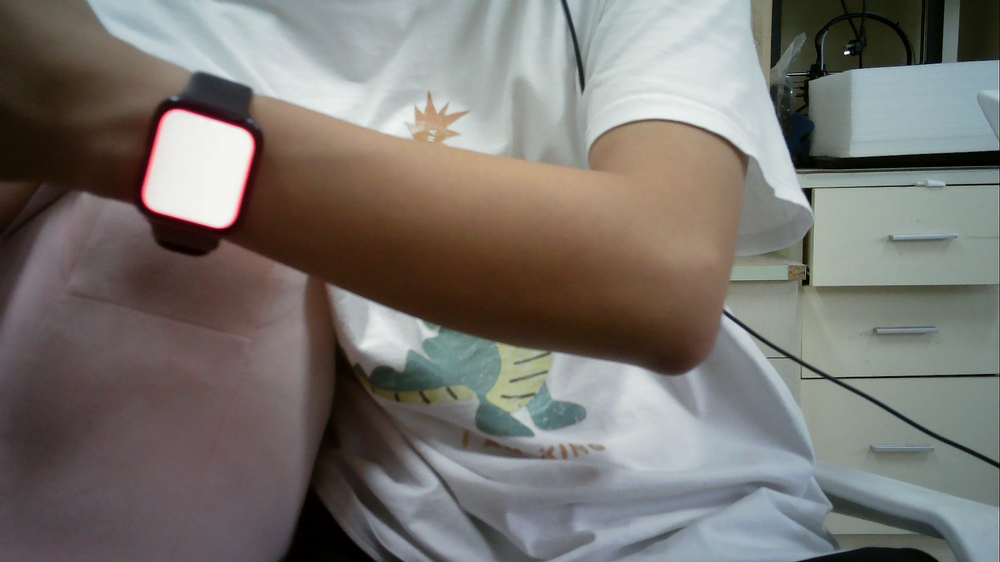
#> input picture demo.png, 1000 x 562 px, shrunk from 1920 x 1080 before the run
$ jupyter execute picProcress.ipynb
#> lines starting #> are read from the running program, lines starting #| are printed output that depends on the picture; after the words box and inside, x2 and y2 are one past the last pixel; in counts of white or black regions, pixels touching at a corner belong together
[cell 1]
import cv2 as cv
import matplotlib.pyplot as plt
import numpy as np

[cell 2]
# 读取图片
img = cv.imread("./demo.png")
#> img is the input picture: shape (562, 1000, 3); mean B, G, R 112.4, 116.9, 120.9
img = cv.cvtColor(img,cv.COLOR_BGR2RGB)
plt.imshow(img)
plt.show()

[cell 3]
# 转换为HSV，对红色进行提取
hsv_img = cv.cvtColor(img,cv.COLOR_RGB2HSV)
#> hsv_img: shape (562, 1000, 3); mean H, S, V 69, 57.6, 127.6
plt.imshow(hsv_img)
plt.show()

[cell 4]
# 设置HSV的颜色
colorLow = np.array([156,150,46])
colorHigh = np.array([180,255,255])
mask_img = cv.inRange(hsv_img,colorLow,colorHigh)
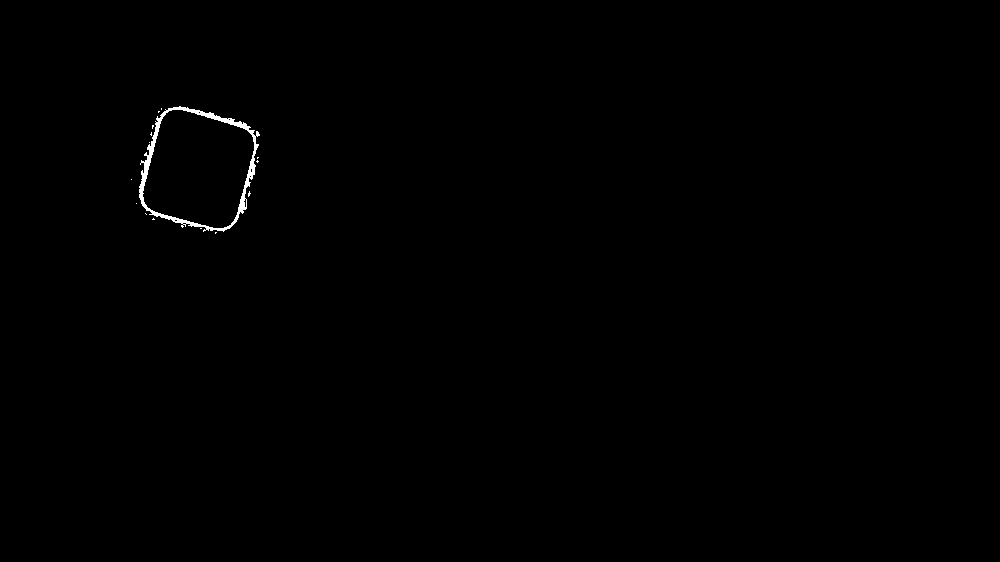
#> mask_img: shape (562, 1000); 0.3% white; 15 white regions (14 under 20 px)
# kernal = cv.getStructuringElement(cv.MORPH_ELLIPSE, (7, 7))
# mask = cv.morphologyEx(mask_img, cv.MORPH_CLOSE, kernal)
# mask = cv.morphologyEx(mask, cv.MORPH_OPEN, kernal)

plt.imshow(mask_img)
plt.show()

[cell 5]
# 将mask的结果应用与HSV图片
result= cv.bitwise_and(hsv_img,hsv_img,mask=mask_img)
#> result: shape (562, 1000, 3); mean H, S, V 0.5, 0.6, 0.3
plt.imshow(result)
plt.show()

[cell 6]
# 将处理后的结果转为RGB图像
back_rgb_img = cv.cvtColor(result,cv.COLOR_HSV2RGB)
kernel = np.ones((6,6),np.uint8)
back_rgb_img = cv.morphologyEx(back_rgb_img, cv.MORPH_OPEN, kernel)

plt.imshow(back_rgb_img)
plt.show()

[cell 7]
contours, hierarchy = cv.findContours(mask_img,cv.RETR_EXTERNAL,cv.CHAIN_APPROX_SIMPLE)
#> contours = 15 contours, 14 with area under 20; largest, box (x1, y1, x2, y2) and area: (139, 106, 260, 232) 11204
contours,hierarchy
backgroud_img = cv.imread("./demo.png")
backgroud_img = cv.cvtColor(img,cv.COLOR_BGR2RGB)
for i in range(len(contours)):
    area = cv.contourArea(contours[i])
    x,y,w,h = cv.boundingRect(contours[i])
    if area>500 and w>100 and h > 100:
        print(area,x,y,w,h)
        cv.rectangle(backgroud_img,(x,y),(x+w,y+h),(255,0,0),2)
#> this loop made 15 passes
#> (area, x, y, w, h) on pass 15: (11204, 139, 106, 121, 126)
#| 11204.0 139 106 121 126
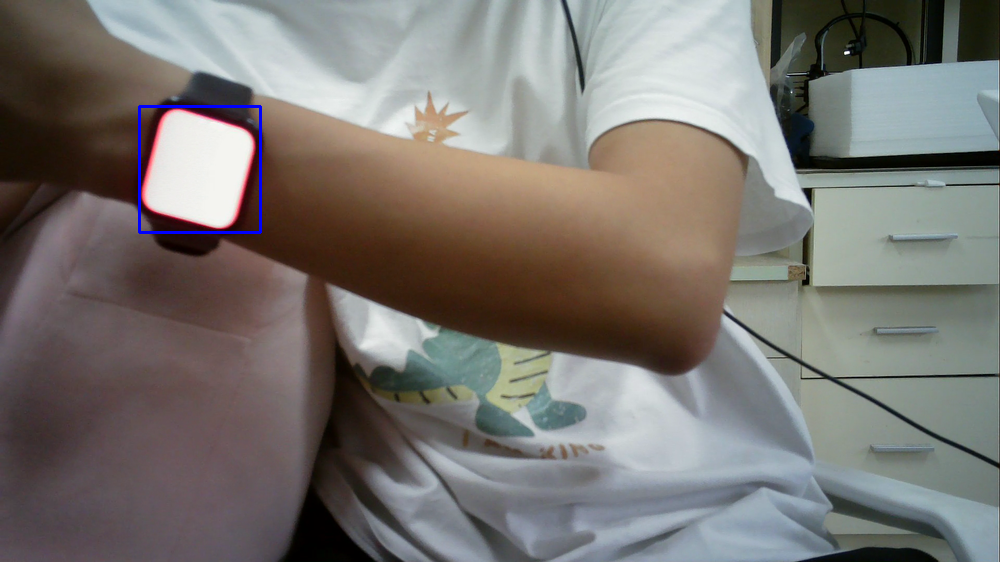
#> backgroud_img: shape (562, 1000, 3); 0.26% of pixels changed, all inside (x1, y1, x2, y2) = (138, 105, 262, 234)

print("aaa")
plt.imshow(backgroud_img)
plt.show()
